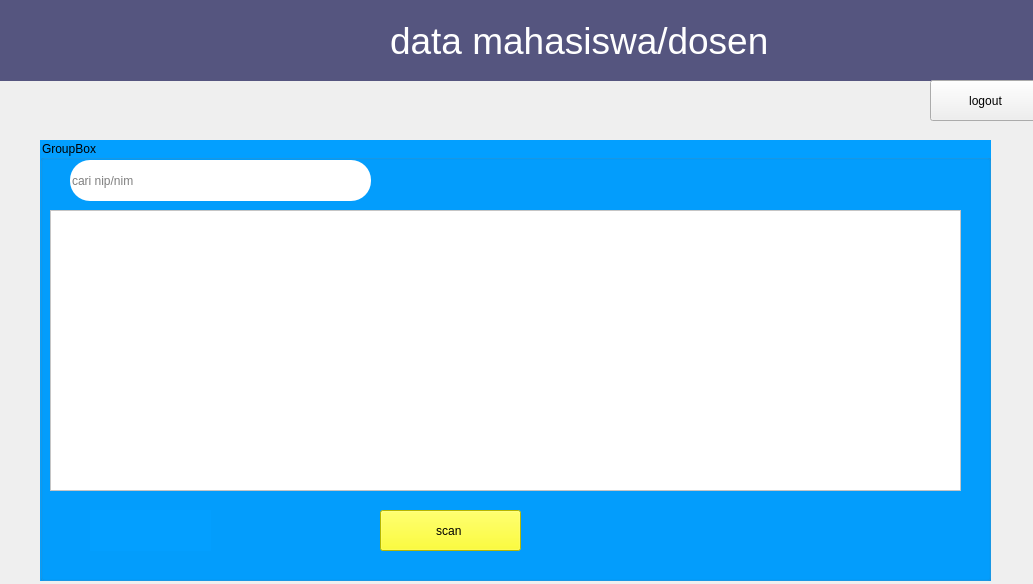
<?xml version="1.0" encoding="UTF-8"?>
<ui version="4.0">
 <class>Form</class>
 <widget class="QWidget" name="Form">
  <property name="geometry">
   <rect>
    <x>0</x>
    <y>0</y>
    <width>1033</width>
    <height>584</height>
   </rect>
  </property>
  <property name="windowTitle">
   <string>Form</string>
  </property>
  <widget class="QGroupBox" name="groupBox">
   <property name="geometry">
    <rect>
     <x>40</x>
     <y>140</y>
     <width>951</width>
     <height>441</height>
    </rect>
   </property>
   <property name="styleSheet">
    <string notr="true">background-color: rgb(3, 159, 255);</string>
   </property>
   <property name="title">
    <string>GroupBox</string>
   </property>
   <widget class="QTableView" name="tableView">
    <property name="geometry">
     <rect>
      <x>10</x>
      <y>70</y>
      <width>911</width>
      <height>281</height>
     </rect>
    </property>
    <property name="styleSheet">
     <string notr="true">background-color: rgb(255, 255, 255);</string>
    </property>
   </widget>
   <widget class="QPushButton" name="scan">
    <property name="geometry">
     <rect>
      <x>340</x>
      <y>370</y>
      <width>141</width>
      <height>41</height>
     </rect>
    </property>
    <property name="styleSheet">
     <string notr="true">border-color: rgb(85, 0, 255);
background-color: rgb(255, 255, 0);</string>
    </property>
    <property name="text">
     <string>scan </string>
    </property>
   </widget>
   <widget class="QLabel" name="cek">
    <property name="geometry">
     <rect>
      <x>50</x>
      <y>370</y>
      <width>121</width>
      <height>41</height>
     </rect>
    </property>
    <property name="text">
     <string/>
    </property>
   </widget>
   <widget class="QLineEdit" name="mencari">
    <property name="geometry">
     <rect>
      <x>30</x>
      <y>20</y>
      <width>301</width>
      <height>41</height>
     </rect>
    </property>
    <property name="styleSheet">
     <string notr="true">background-color: rgb(255, 255, 255);
border-radius: 20px;
</string>
    </property>
    <property name="placeholderText">
     <string>cari nip/nim</string>
    </property>
   </widget>
  </widget>
  <widget class="QLabel" name="label">
   <property name="geometry">
    <rect>
     <x>0</x>
     <y>0</y>
     <width>1051</width>
     <height>81</height>
    </rect>
   </property>
   <property name="font">
    <font>
     <family>Arial</family>
     <pointsize>28</pointsize>
    </font>
   </property>
   <property name="styleSheet">
    <string notr="true">background-color: rgb(85, 85, 127);
color: rgb(255, 255, 255);</string>
   </property>
   <property name="text">
    <string>                                      data mahasiswa/dosen</string>
   </property>
  </widget>
  <widget class="QPushButton" name="logout">
   <property name="geometry">
    <rect>
     <x>930</x>
     <y>80</y>
     <width>111</width>
     <height>41</height>
    </rect>
   </property>
   <property name="text">
    <string>logout</string>
   </property>
  </widget>
 </widget>
 <resources/>
 <connections/>
</ui>
